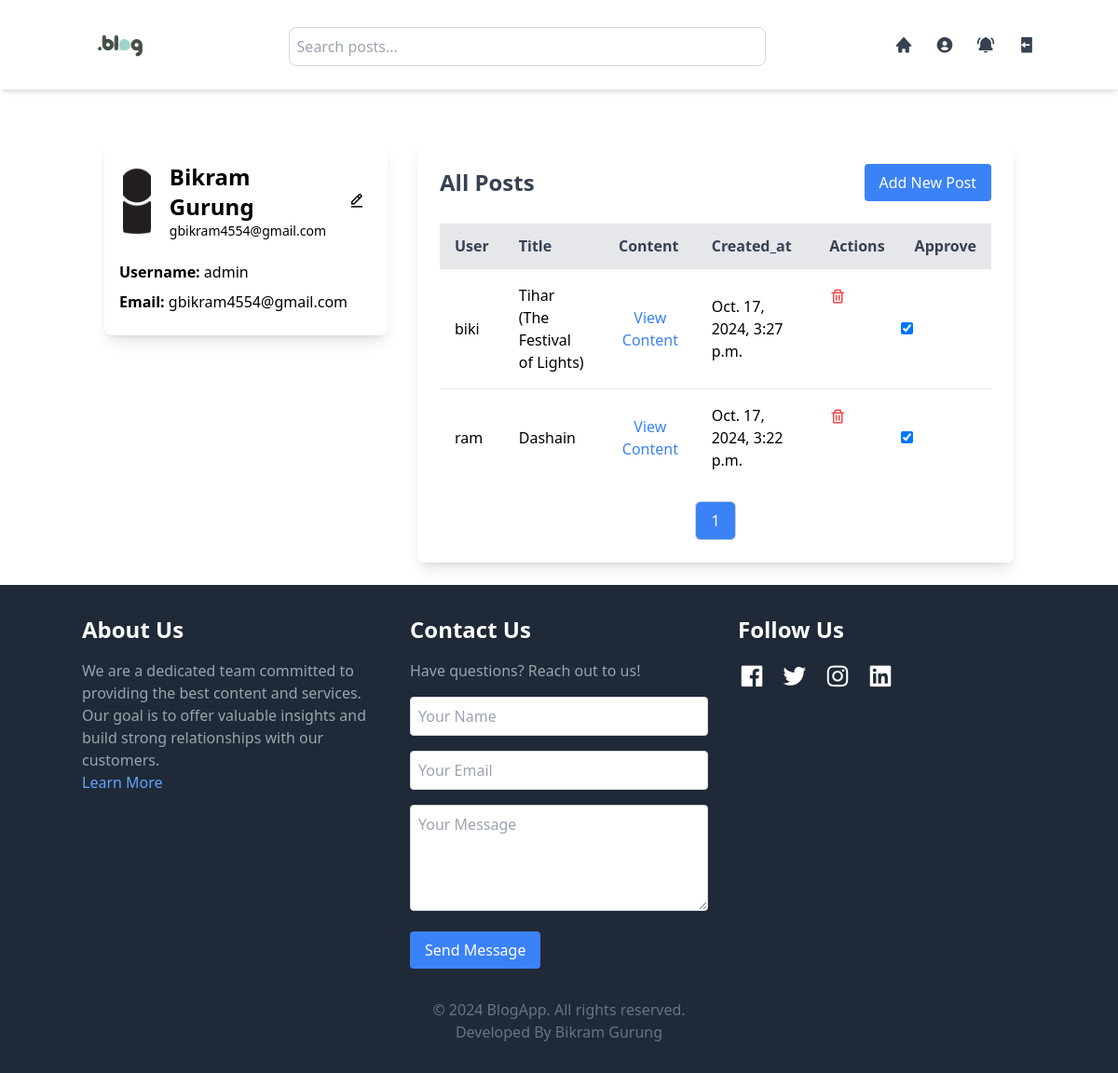
/profile/?page=2 (signed in), run on an earlier commit of the app's database.
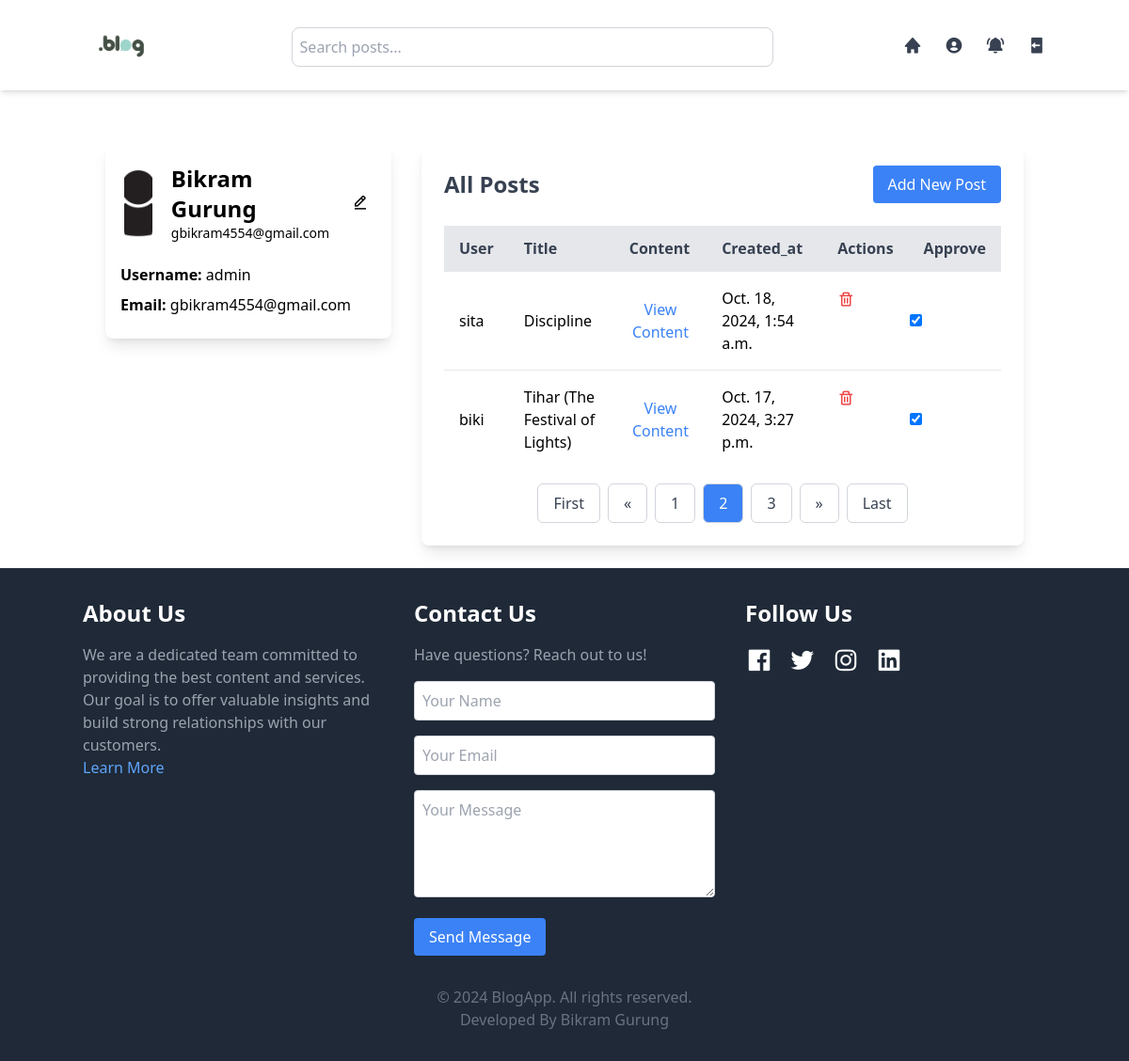
And on a later commit of the database.
### blog/models.py (models this page shows, shortened)
class Post(models.Model):
    user = models.ForeignKey(User, on_delete=models.CASCADE)
    title = models.CharField(max_length=255)
    image = models.ImageField(upload_to='post_images/', blank=True, null=True)
    content = models.TextField()
    created_at = models.DateTimeField(auto_now_add=True)
    updated_at = models.DateTimeField(auto_now=True)
    is_approved = models.BooleanField(default=False)

### blog/views.py (the view)
# urls.py: path('profile/', views.profile, name="profile"),
@login_required
def profile(request):
    if request.user.is_superuser:
        post = Post.objects.all().order_by('-created_at')
    else:
        post = Post.objects.filter(user=request.user).order_by('-created_at')
    if request.user.is_authenticated:
        new_notifications_count = Notification.objects.filter(user=request.user, is_read=False).count()
    else:
        new_notifications_count = 0
    paginator = Paginator(post, 2)
    page_number = request.GET.get('page')
    page_obj = paginator.get_page(page_number)
    content = {
        'page_obj':page_obj,
        'new_notifications_count':new_notifications_count,
    }
    return render(request, 'blog/profile.html', content)

### blog/templates/blog/profile.html (shortened to what the changed rows need)
{% extends "./index.html" %}
{% load static %}
{% block Profile %}
<div class="container mx-auto mt-32 p-6 grid grid-cols-1 lg:grid-cols-3 gap-8">
    <div id="profileCard" class="w-full max-w-sm bg-white text-black rounded-lg shadow-lg p-4 transition-all duration-300 ease-in-out overflow-hidden h-52">
        <div class="flex items-center space-x-4">
            <div>
                <h2 class="text-2xl font-bold">{{ user.first_name }} {{ user.last_name }}</h2>
            </div>
        </div>
    </div>
 <div class="col-span-1 lg:col-span-2 bg-white rounded-lg shadow-lg p-6">
    <div class="flex justify-between items-center mb-6">
      {% if request.user.is_superuser %}
      <h2 class="text-2xl font-bold text-gray-700">All Posts</h2>
      {% else %}
      <h2 class="text-2xl font-bold text-gray-700">Your Posts</h2>
      {% endif %}
    </div>
    <div class="overflow-x-auto">
      {% if page_obj %}
      <table class="table-auto w-full text-left">
        <thead>
          <tr class="bg-gray-200 text-gray-700">
            {% if user.is_superuser %}
            <th class="py-3 px-4">User</th>
            {% endif %}
            <th class="py-3 px-4">Title</th>
            <th class="py-3 px-4">Content</th>
            <th class="py-3 px-4">Created_at</th>
            <th class="py-3 px-4">Actions</th>
            {% if user.is_superuser %}
            <th class="py-3 px-4">Approve</th>
            {% endif %}
          </tr>
        </thead>
        <tbody>
          {% for post in page_obj %}
          <tr class="border-t">
            {% if user.is_superuser %}
            <td class="py-4 px-4"><a href="{% url 'readmore' post.id %}">{{ post.user }}</a></td>
            {% endif %}
            {% if not user.is_superuser and not post.is_approved %}
            <td class="py-4 px-4">{{ post.title }}</td>
            <td class="py-4 px-4 text-justify text-yellow-500 font-bold">Pending Approval</td>
            {% else %}
            <td class="py-4 px-4"><a href="{% url 'readmore' post.id %}">{{ post.title }}</a></td>
            <td class="py-4 px-4 text-justify"> <button class="text-blue-500 hover:underline" onclick="showPostContent('{{ post.content|escapejs }}', '{{ post.id }}')">View Content</button></td>
            {% endif %}
            <td class="py-4 px-4">{{ post.created_at }}</td>
            <td class="py-4 px-4 flex space-x-2">
              <div class="flex items-center space-x-2">
                <a href="{% url 'delete_post' post.id %}" class="text-red-500 hover:underline text-xl md:text-base lg:text-lg items-center">
                  <i class='bx bx-trash'></i>
                </a>
            </div>
            </td>
            {% if user.is_superuser %}
            <td>
              <form action="{% url 'approve_post' post.id %}" method="POST">
                <input type="checkbox" name="is_approve" {% if post.is_approved %}checked{% endif %} onchange="this.form.submit()">
              </form>
            </td>
            {% endif %}
          </tr>
          {% endfor %}
        </tbody>
      </table>
    </div>
<div class="flex justify-center mt-4 space-x-2">
    {% if page_obj.has_previous %}
      <a href="?page=1" class="py-2 px-4 border border-gray-300 rounded-md text-gray-700 bg-white hover:bg-blue-500 hover:text-white transition duration-300">First</a>
      <a href="?page={{ page_obj.previous_page_number }}" class="py-2 px-4 border border-gray-300 rounded-md text-gray-700 bg-white hover:bg-blue-500 hover:text-white transition duration-300">«</a>
    {% endif %}
    {% for i in page_obj.paginator.page_range %}
      {% if i == page_obj.number %}
        <span class="py-2 px-4 border border-gray-300 rounded-md bg-blue-500 text-white">{{ i }}</span>
      {% else %}
        <a href="?page={{ i }}" class="py-2 px-4 border border-gray-300 rounded-md text-gray-700 bg-white hover:bg-blue-500 hover:text-white transition duration-300">{{ i }}</a>
      {% endif %}
    {% endfor %}
    {% if page_obj.has_next %}
      <a href="?page={{ page_obj.next_page_number }}" class="py-2 px-4 border border-gray-300 rounded-md text-gray-700 bg-white hover:bg-blue-500 hover:text-white transition duration-300">»</a>
      <a href="?page={{ page_obj.paginator.num_pages }}" class="py-2 px-4 border border-gray-300 rounded-md text-gray-700 bg-white hover:bg-blue-500 hover:text-white transition duration-300">Last</a>
    {% endif %}
  </div>
  {% else %}
      <tr>
        <td colspan="3" class="text-center py-4">No posts found</td>
      </tr>
  {% endif %}
  </div>
</div>
{% endblock %}

What changed in the data, as far as the page shows it:
no longer on this page (row unchanged): Post: user "ram", title "Dashain", created_at "Oct. 17, 2024, 3:22 p.m.", is_approved "☑"
added Post: user "sita", title "Discipline", created_at "Oct. 18, 2024, 1:54 a.m.", is_approved "☑"
Also different on the page:
text now shown: "First « » Last"
list line gone: "1"
new list line: "1"
new list line: "2"
new list line: "3"
